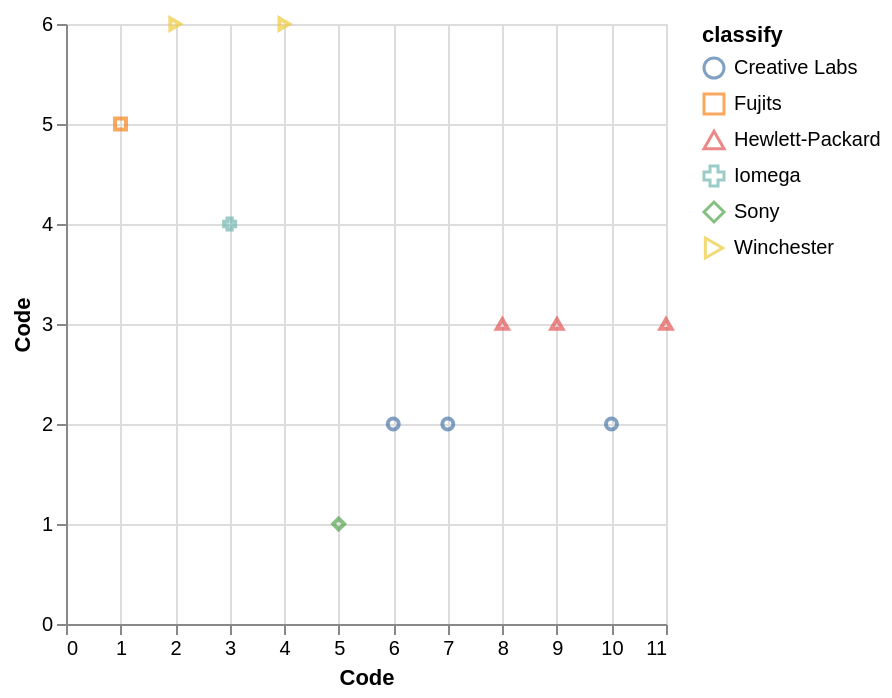

Vega-Lite specification for this chart:
### Vega-Lite specification from a JSON file in a GitHub repository (floating-point values rounded to 4 significant figures)
{"data": {"values": [{"x_data": 6, "y_data": 2, "classify": "Creative Labs"}, {"x_data": 7, "y_data": 2, "classify": "Creative Labs"}, {"x_data": 10, "y_data": 2, "classify": "Creative Labs"}, {"x_data": 1, "y_data": 5, "classify": "Fujits"}, {"x_data": 8, "y_data": 3, "classify": "Hewlett-Packard"}, {"x_data": 9, "y_data": 3, "classify": "Hewlett-Packard"}, {"x_data": 11, "y_data": 3, "classify": "Hewlett-Packard"}, {"x_data": 3, "y_data": 4, "classify": "Iomega"}, {"x_data": 5, "y_data": 1, "classify": "Sony"}, {"x_data": 2, "y_data": 6, "classify": "Winchester"}, {"x_data": 4, "y_data": 6, "classify": "Winchester"}]}, "mark": "point", "encoding": {"x": {"field": "x_data", "type": "quantitative", "title": "Code", "scale": {"zero": "false"}}, "y": {"field": "y_data", "type": "quantitative", "title": "Code", "scale": {"zero": "false"}}, "color": {"field": "classify", "type": "nominal"}, "shape": {"field": "classify", "type": "nominal"}}}
